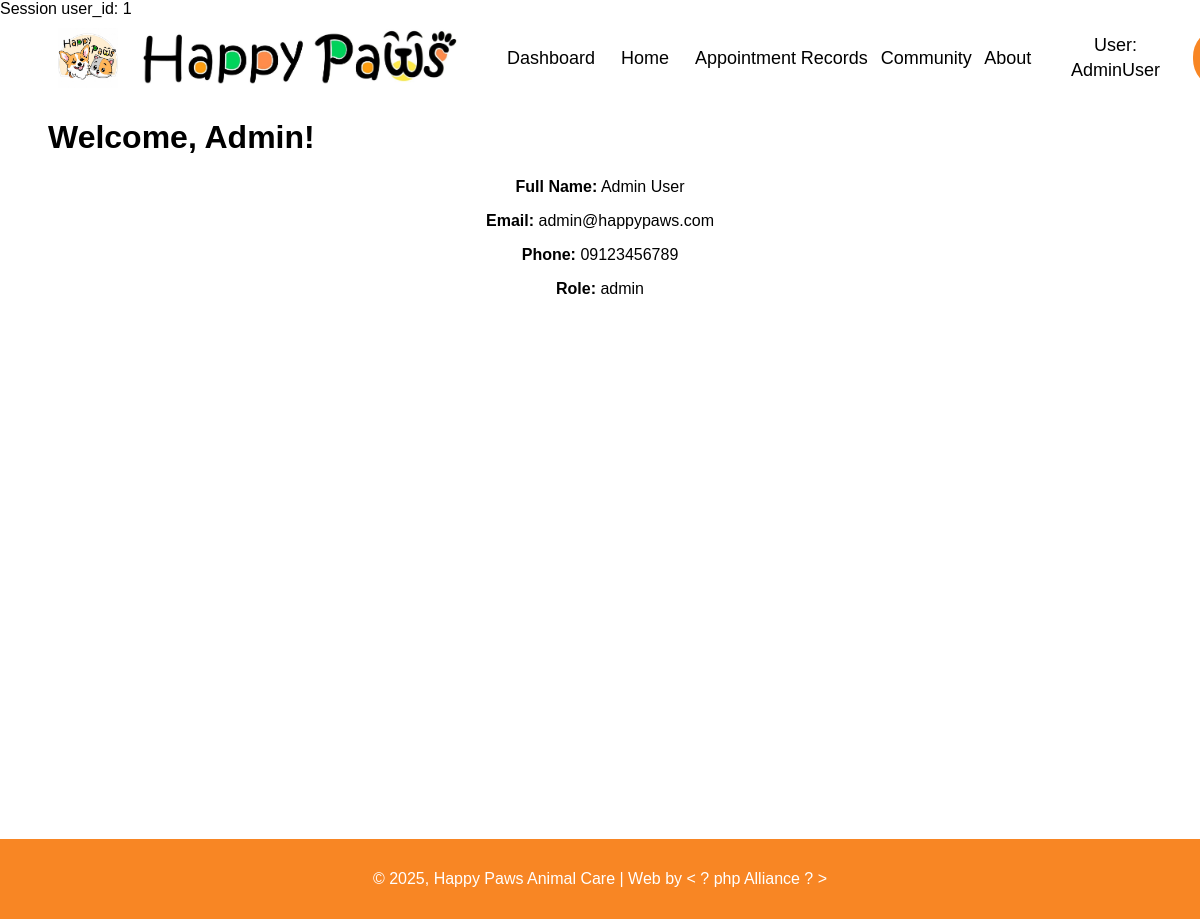
Page /newpage.php (signed in) on the committed database.
### tables this page shows
CREATE TABLE IF NOT EXISTS users (
    id INT AUTO_INCREMENT PRIMARY KEY,
    fname VARCHAR(50) NOT NULL,
    lname VARCHAR(50) NOT NULL,
    phone VARCHAR(20),
    email VARCHAR(100) NOT NULL UNIQUE,
    password VARCHAR(255) NOT NULL,
    role VARCHAR(20) DEFAULT 'user',
    created_at TIMESTAMP DEFAULT CURRENT_TIMESTAMP
);

### newpage.php (the view, shortened to what this page needs)
<?php
include_once("includes/db.php");
$user_id = $_SESSION["user_id"];
echo "Session user_id: " . ($_SESSION["user_id"] ?? 'Not set');
$sql = "SELECT fname, lname, phone, email, role FROM users WHERE id = ?";
$stmt = mysqli_prepare($conn, $sql);
mysqli_stmt_bind_param($stmt, "i", $user_id);
mysqli_stmt_execute($stmt);
$result = mysqli_stmt_get_result($stmt);
$user = mysqli_fetch_assoc($result);
?>
<!DOCTYPE html>
<html>
<head>
    <link rel="stylesheet" href="style.css">
</head>
<body>
<?php include("includes/header.php"); ?>
<div class="container">
    <h1>Welcome, <?php echo htmlspecialchars($user['fname']); ?>!</h1>
    <p><strong>Full Name:</strong> <?php echo htmlspecialchars($user['fname'] . ' ' . $user['lname']); ?></p>
    <p><strong>Email:</strong> <?php echo htmlspecialchars($user['email']); ?></p>
    <p><strong>Phone:</strong> <?php echo htmlspecialchars($user['phone']); ?></p>
    <p><strong>Role:</strong> <?php echo htmlspecialchars($user['role']); ?></p>
</div>
<?php include("includes/footer.php"); ?>
</body>
</html>

### css/style.css (style rules this page uses)
* { box-sizing: border-box; }
body { margin: 0; font-family: sans-serif; }
.container { width: 92%; margin: auto; height: 100%; }
.registration h2, p { text-align: center; }

### rows in the picture
users: fname "Admin", fname+lname "Admin User", email "admin@happypaws.com", phone "09123456789", role "admin"

### other values in the picture
$_SESSION["user_id"] "1"
$_SESSION["fname"] "Admin"
$_SESSION["lname"] "User"
